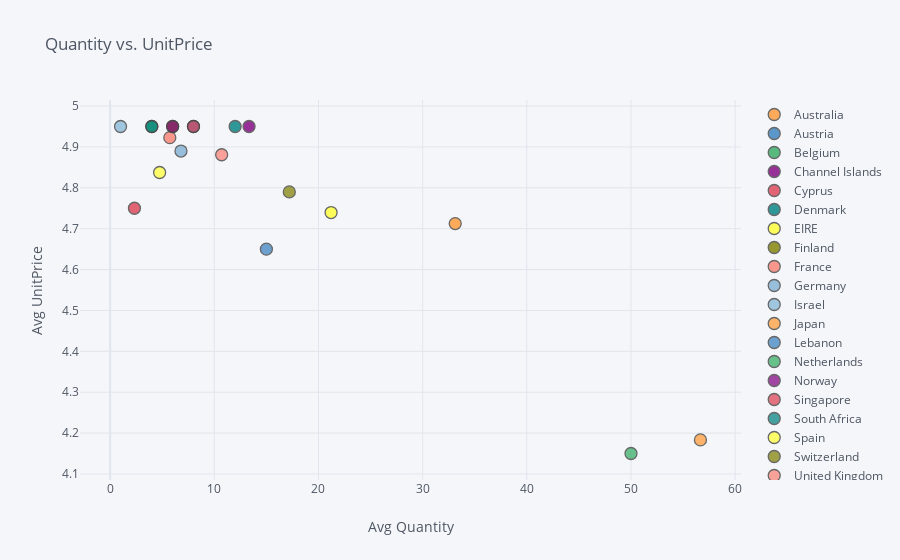

Here is the notebook cell this chart was saved with:
### Markdown cell above
## 3. Create an interactive scatter plot showing the relationship between average quantity (x-axis) and average unit price (y-axis) for the product PARTY BUNTING with the plot points color-coded by country (categories).

### Code cell
party_bunting = data[data.Description == 'PARTY BUNTING']

party_bunting = party_bunting.groupby(['Country'])['Quantity', 'UnitPrice'].mean()
party_bunting = party_bunting.reset_index()
party_bunting.iplot(x='Quantity', y='UnitPrice', categories='Country',
          xTitle='Avg Quantity', yTitle='Avg UnitPrice',
           title='Quantity vs. UnitPrice')

### Figure 1 — Plotly figure (JSON) as saved in the notebook; plotly's stock layout.template omitted (floating-point values rounded to 4 significant figures)
{"data": [{"marker": {"color": "rgba(255, 153, 51, 1.0)", "line": {"width": 1.3}, "opacity": 0.8, "size": 12, "symbol": "circle"}, "mode": "markers", "name": "Australia", "textfont": {"color": "#4D5663"}, "type": "scatter", "x": [33.12], "y": [4.713]}, {"marker": {"color": "rgba(55, 128, 191, 1.0)", "line": {"width": 1.3}, "opacity": 0.8, "size": 12, "symbol": "circle"}, "mode": "markers", "name": "Austria", "textfont": {"color": "#4D5663"}, "type": "scatter", "x": [8], "y": [4.95]}, {"marker": {"color": "rgba(50, 171, 96, 1.0)", "line": {"width": 1.3}, "opacity": 0.8, "size": 12, "symbol": "circle"}, "mode": "markers", "name": "Belgium", "textfont": {"color": "#4D5663"}, "type": "scatter", "x": [4], "y": [4.95]}, {"marker": {"color": "rgba(128, 0, 128, 1.0)", "line": {"width": 1.3}, "opacity": 0.8, "size": 12, "symbol": "circle"}, "mode": "markers", "name": "Channel Islands", "textfont": {"color": "#4D5663"}, "type": "scatter", "x": [13.33], "y": [4.95]}, {"marker": {"color": "rgba(219, 64, 82, 1.0)", "line": {"width": 1.3}, "opacity": 0.8, "size": 12, "symbol": "circle"}, "mode": "markers", "name": "Cyprus", "textfont": {"color": "#4D5663"}, "type": "scatter", "x": [2.333], "y": [4.75]}, {"marker": {"color": "rgba(0, 128, 128, 1.0)", "line": {"width": 1.3}, "opacity": 0.8, "size": 12, "symbol": "circle"}, "mode": "markers", "name": "Denmark", "textfont": {"color": "#4D5663"}, "type": "scatter", "x": [12], "y": [4.95]}, {"marker": {"color": "rgba(255, 255, 51, 1.0)", "line": {"width": 1.3}, "opacity": 0.8, "size": 12, "symbol": "circle"}, "mode": "markers", "name": "EIRE", "textfont": {"color": "#4D5663"}, "type": "scatter", "x": [21.21], "y": [4.739]}, {"marker": {"color": "rgba(128, 128, 0, 1.0)", "line": {"width": 1.3}, "opacity": 0.8, "size": 12, "symbol": "circle"}, "mode": "markers", "name": "Finland", "textfont": {"color": "#4D5663"}, "type": "scatter", "x": [6], "y": [4.95]}, {"marker": {"color": "rgba(251, 128, 114, 1.0)", "line": {"width": 1.3}, "opacity": 0.8, "size": 12, "symbol": "circle"}, "mode": "markers", "name": "France", "textfont": {"color": "#4D5663"}, "type": "scatter", "x": [5.727], "y": [4.923]}, {"marker": {"color": "rgba(128, 177, 211, 1.0)", "line": {"width": 1.3}, "opacity": 0.8, "size": 12, "symbol": "circle"}, "mode": "markers", "name": "Germany", "textfont": {"color": "#4D5663"}, "type": "scatter", "x": [6.8], "y": [4.89]}, {"marker": {"color": "rgba(128, 177, 211, 0.8999999999999999)", "line": {"width": 1.3}, "opacity": 0.8, "size": 12, "symbol": "circle"}, "mode": "markers", "name": "Israel", "textfont": {"color": "#4D5663"}, "type": "scatter", "x": [1], "y": [4.95]}, {"marker": {"color": "rgba(255, 153, 51, 0.8999999999999999)", "line": {"width": 1.3}, "opacity": 0.8, "size": 12, "symbol": "circle"}, "mode": "markers", "name": "Japan", "textfont": {"color": "#4D5663"}, "type": "scatter", "x": [56.67], "y": [4.183]}, {"marker": {"color": "rgba(55, 128, 191, 0.8999999999999999)", "line": {"width": 1.3}, "opacity": 0.8, "size": 12, "symbol": "circle"}, "mode": "markers", "name": "Lebanon", "textfont": {"color": "#4D5663"}, "type": "scatter", "x": [15], "y": [4.65]}, {"marker": {"color": "rgba(50, 171, 96, 0.8999999999999999)", "line": {"width": 1.3}, "opacity": 0.8, "size": 12, "symbol": "circle"}, "mode": "markers", "name": "Netherlands", "textfont": {"color": "#4D5663"}, "type": "scatter", "x": [50], "y": [4.15]}, {"marker": {"color": "rgba(128, 0, 128, 0.8999999999999999)", "line": {"width": 1.3}, "opacity": 0.8, "size": 12, "symbol": "circle"}, "mode": "markers", "name": "Norway", "textfont": {"color": "#4D5663"}, "type": "scatter", "x": [6], "y": [4.95]}, {"marker": {"color": "rgba(219, 64, 82, 0.8999999999999999)", "line": {"width": 1.3}, "opacity": 0.8, "size": 12, "symbol": "circle"}, "mode": "markers", "name": "Singapore", "textfont": {"color": "#4D5663"}, "type": "scatter", "x": [8], "y": [4.95]}, {"marker": {"color": "rgba(0, 128, 128, 0.8999999999999999)", "line": {"width": 1.3}, "opacity": 0.8, "size": 12, "symbol": "circle"}, "mode": "markers", "name": "South Africa", "textfont": {"color": "#4D5663"}, "type": "scatter", "x": [4], "y": [4.95]}, {"marker": {"color": "rgba(255, 255, 51, 0.8999999999999999)", "line": {"width": 1.3}, "opacity": 0.8, "size": 12, "symbol": "circle"}, "mode": "markers", "name": "Spain", "textfont": {"color": "#4D5663"}, "type": "scatter", "x": [4.75], "y": [4.838]}, {"marker": {"color": "rgba(128, 128, 0, 0.8999999999999999)", "line": {"width": 1.3}, "opacity": 0.8, "size": 12, "symbol": "circle"}, "mode": "markers", "name": "Switzerland", "textfont": {"color": "#4D5663"}, "type": "scatter", "x": [17.2], "y": [4.79]}, {"marker": {"color": "rgba(251, 128, 114, 0.8999999999999999)", "line": {"width": 1.3}, "opacity": 0.8, "size": 12, "symbol": "circle"}, "mode": "markers", "name": "United Kingdom", "textfont": {"color": "#4D5663"}, "type": "scatter", "x": [10.71], "y": [4.881]}], "layout": {"legend": {"bgcolor": "#F5F6F9", "font": {"color": "#4D5663"}}, "paper_bgcolor": "#F5F6F9", "plot_bgcolor": "#F5F6F9", "title": {"font": {"color": "#4D5663"}, "text": "Quantity vs. UnitPrice"}, "xaxis": {"gridcolor": "#E1E5ED", "showgrid": true, "tickfont": {"color": "#4D5663"}, "title": {"font": {"color": "#4D5663"}, "text": "Avg Quantity"}, "zerolinecolor": "#E1E5ED"}, "yaxis": {"gridcolor": "#E1E5ED", "showgrid": true, "tickfont": {"color": "#4D5663"}, "title": {"font": {"color": "#4D5663"}, "text": "Avg UnitPrice"}, "zerolinecolor": "#E1E5ED"}}}
